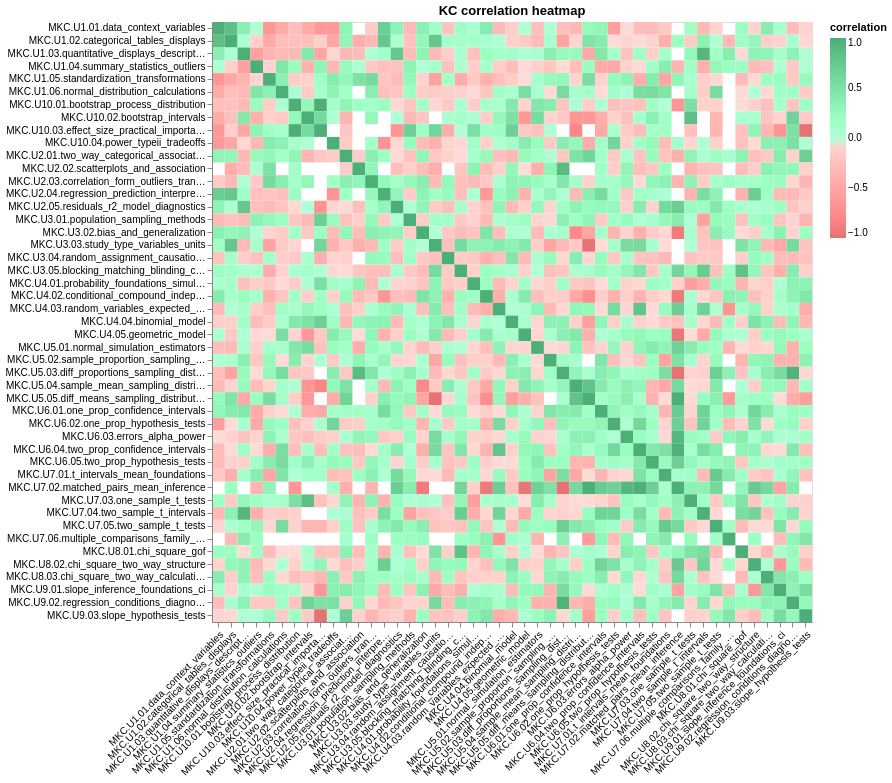

Here is the notebook cell this chart was saved with:
### Code cell
alt.Chart(corr_matrix).mark_rect().encode(
    x=alt.X('skill_name:N', title=None, axis=alt.Axis(labelAngle=-45, labelLimit=200)),
    y=alt.Y('skill_name_2:N', title=None, axis=alt.Axis(labelLimit=200)),
    color=alt.Color('correlation:Q', scale=alt.Scale(
        domain=[-1, 0, 1],
        range=['#e57373', '#ffffff', '#4caf77']  # red = negative, white = none, green = positive
    )),
    tooltip=[
        alt.Tooltip('skill_name:N', title='KC 1'),
        alt.Tooltip('skill_name_2:N', title='KC 2'),
        alt.Tooltip('correlation:Q', title='Correlation', format='.2f')
    ]
).properties(
    title='KC correlation heatmap',
    width=600,
    height=600
)

### Figure 1 — Vega-Lite specification as saved in the notebook (floating-point values rounded to 4 significant figures; data arrays with more than 128 entries replaced by an {"elided": "..."} marker saying what was removed)
{"config": {"view": {"continuousWidth": 300, "continuousHeight": 300}}, "data": {"name": "data-9061c223d960ce4847f6c31448fe43c8"}, "mark": {"type": "rect"}, "encoding": {"color": {"field": "correlation", "scale": {"domain": [-1, 0, 1], "range": ["#e57373", "#ffffff", "#4caf77"]}, "type": "quantitative"}, "tooltip": [{"field": "skill_name", "title": "KC 1", "type": "nominal"}, {"field": "skill_name_2", "title": "KC 2", "type": "nominal"}, {"field": "correlation", "format": ".2f", "title": "Correlation", "type": "quantitative"}], "x": {"axis": {"labelAngle": -45, "labelLimit": 200}, "field": "skill_name", "title": null, "type": "nominal"}, "y": {"axis": {"labelLimit": 200}, "field": "skill_name_2", "title": null, "type": "nominal"}}, "height": 600, "title": "KC correlation heatmap", "width": 600, "$schema": "https://vega.github.io/schema/vega-lite/v6.4.1.json", "datasets": {"data-9061c223d960ce4847f6c31448fe43c8": {"elided": "2209 records"}}}
